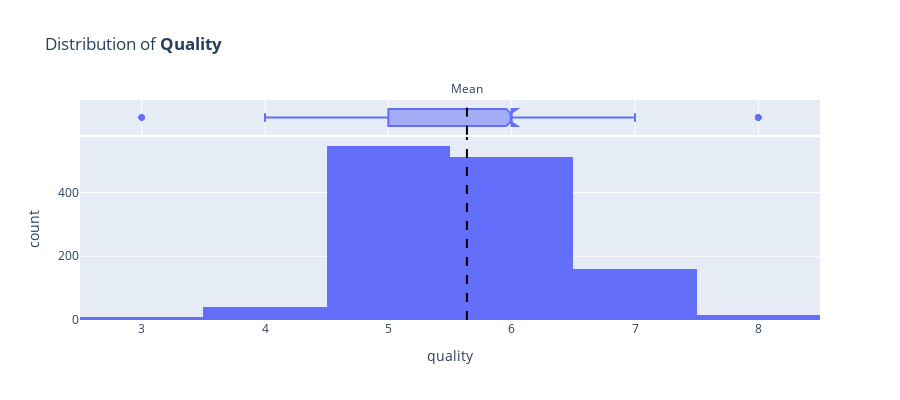

Notebook code cell kept with this figure:
### Markdown cell above
### 2.2. Dependent variable - **Quality**

### Code cell
fig = px.histogram(
    df_train,
    x="quality",
    marginal="box",
    title=f"Distribution of <b>Quality</b>",
    height=400,
)

fig.add_vline(x=df_train["quality"].mean(), line_dash="dash", line_color="black")
fig.add_annotation(
    x=df_train["quality"].mean(), y=1.1, yref="paper", text="Mean", showarrow=False
)

fig.show()

stats_row = df_train["quality"].describe().to_frame().T.round(2)
print(stats_row.to_string(index=True))

### Figure 1 — Plotly figure (JSON) as saved in the notebook; plotly's stock layout.template omitted (floating-point values rounded to 4 significant figures; data arrays with more than 128 entries replaced by an {"elided": "..."} marker saying what was removed)
{"data": [{"alignmentgroup": "True", "bingroup": "x", "hovertemplate": "quality=%{x}<br>count=%{y}<extra></extra>", "legendgroup": "", "marker": {"color": "#636efa", "pattern": {"shape": ""}}, "name": "", "offsetgroup": "", "orientation": "v", "showlegend": false, "type": "histogram", "x": {"elided": "1279 int values"}, "xaxis": "x", "yaxis": "y"}, {"alignmentgroup": "True", "hovertemplate": "quality=%{x}<extra></extra>", "legendgroup": "", "marker": {"color": "#636efa"}, "name": "", "notched": true, "offsetgroup": "", "showlegend": false, "type": "box", "x": {"elided": "1279 int values"}, "xaxis": "x2", "yaxis": "y2"}], "layout": {"annotations": [{"showarrow": false, "text": "Mean", "x": 5.637, "y": 1.1, "yref": "paper"}], "barmode": "relative", "height": 400, "legend": {"tracegroupgap": 0}, "shapes": [{"line": {"color": "black", "dash": "dash"}, "type": "line", "x0": 5.637, "x1": 5.637, "xref": "x", "y0": 0, "y1": 1, "yref": "y domain"}, {"line": {"color": "black", "dash": "dash"}, "type": "line", "x0": 5.637, "x1": 5.637, "xref": "x2", "y0": 0, "y1": 1, "yref": "y2 domain"}], "title": {"text": "Distribution of <b>Quality</b>"}, "xaxis": {"anchor": "y", "domain": [0, 1], "title": {"text": "quality"}}, "xaxis2": {"anchor": "y2", "domain": [0, 1], "matches": "x", "showgrid": true, "showticklabels": false}, "yaxis": {"anchor": "x", "domain": [0, 0.8316], "title": {"text": "count"}}, "yaxis2": {"anchor": "x2", "domain": [0.8416, 1], "matches": "y2", "showgrid": false, "showline": false, "showticklabels": false, "ticks": ""}}}
